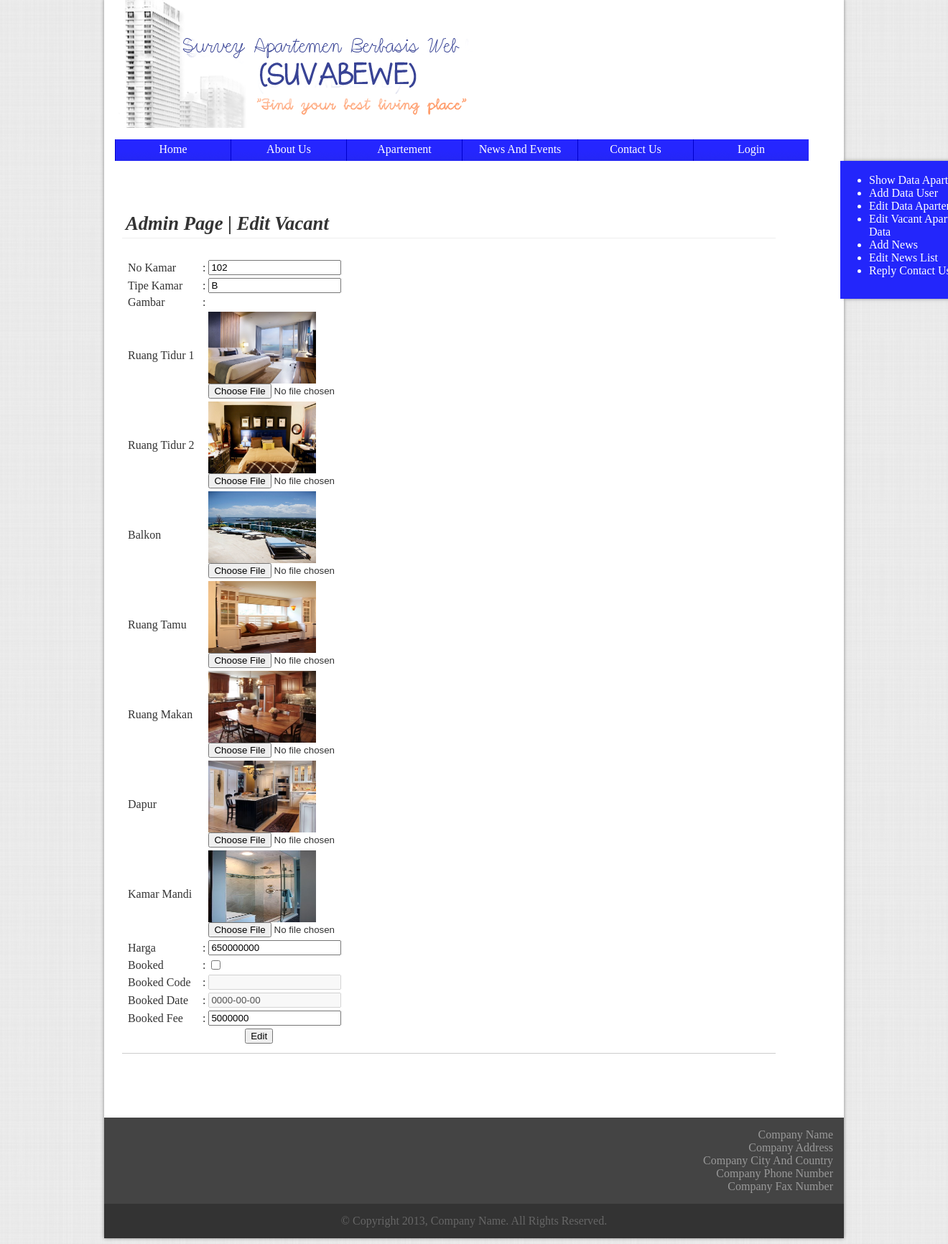
Page /file/editvacant.php?no_kamar=102 on the committed database.
### tables this page shows
CREATE TABLE IF NOT EXISTS `apartemen` (
  `no_kamar` int(5) NOT NULL,
  `type_kamar` varchar(1) NOT NULL,
  `spec_kamar` text NOT NULL,
  `password` text NOT NULL,
  `nama_pemilik` text NOT NULL,
  `email` text NOT NULL,
  `available` tinyint(1) NOT NULL DEFAULT '1',
  `harga` int(20) NOT NULL,
  `booked` tinyint(1) NOT NULL DEFAULT '0',
  `booked_code` varchar(50) NOT NULL,
  `booked_fee` int(20) NOT NULL,
  `booked_date` date NOT NULL,
  `tagihan_listrik` int(20) NOT NULL,
  `tagihan_air` int(20) NOT NULL,
  `gambar_tidur1` text NOT NULL,
  `gambar_tidur2` text NOT NULL,
  `gambar_tidur3` text NOT NULL,
  `gambar_makan` text NOT NULL,
  `gambar_dapur` text NOT NULL,
  `gambar_mandi` text NOT NULL,
  `gambar_tamu` text NOT NULL,
  `gambar_balkon` text NOT NULL,
  PRIMARY KEY (`no_kamar`)
);

### file/editvacant.php (the view, shortened to what this page needs)
<html>
	<head>
		<link rel="stylesheet" href="../css/templates.css" type="text/css" />
		<?php
			$pilihtabel = mysql_query("SELECT * FROM apartemen WHERE no_kamar = " . $_GET['no_kamar'] );
			$error = "";
			while($row=mysql_fetch_array ($pilihtabel))
			{
				$data['id'] = $row['no_kamar'];
				$data['tipe'] = $row['type_kamar'];
				$data['harga'] = $row['harga'];
				$data['booked'] = $row['booked'];
				$data['booked_code'] = $row['booked_code'];
				$data['booked_fee'] = $row['booked_fee'];
				$data['booked_date'] = $row['booked_date'];
				$data['tidur1'] = $row['gambar_tidur1'];
				$data['tidur2'] = $row['gambar_tidur2'];
				$data['tidur3'] = $row['gambar_tidur3'];
				$data['makan'] = $row['gambar_makan'];
				$data['dapur'] = $row['gambar_dapur'];
				$data['mandi'] = $row['gambar_mandi'];
				$data['tamu'] = $row['gambar_tamu'];
				$data['balkon'] = $row['gambar_balkon'];
			}
			if ($data['tipe'] == 'A')
			{
				$rowspan = 7;
				$height = 1200;
			}
			else if ($data['tipe'] == 'B')
			{
				$rowspan = 8;
				$height = 1250;
			}
			else if ($data['tipe'] == 'C')
			{
				$rowspan = 9;
				$height = 1400;
			}
			$pilihtabel = mysql_query("SELECT * FROM apartemen WHERE no_kamar = " . $_GET['no_kamar'] );
			while($row=mysql_fetch_array ($pilihtabel))
			{
				$data['id'] = $row['no_kamar'];
				$data['tipe'] = $row['type_kamar'];
				$data['harga'] = $row['harga'];
				$data['booked'] = $row['booked'];
				$data['booked_fee'] = $row['booked_fee'];
				$data['booked_date'] = $row['booked_date'];
				$data['tidur1'] = $row['gambar_tidur1'];
				$data['tidur2'] = $row['gambar_tidur2'];
				$data['tidur3'] = $row['gambar_tidur3'];
				$data['makan'] = $row['gambar_makan'];
				$data['dapur'] = $row['gambar_dapur'];
				$data['mandi'] = $row['gambar_mandi'];
				$data['tamu'] = $row['gambar_tamu'];
				$data['balkon'] = $row['gambar_balkon'];
			}
		?>
	</head>
	<body>
		<div class="wrapper" id="wrapper">
		<?php include_once ('header.php');?>
		<?php include_once('sidemenu.php');?>
		  <div class="container confmargin" style="height:<?php echo $height;?>px">
				<div class="section showapt">
					<div class="sectionheader bottomline">
						<b>Admin Page | Edit Vacant</b>
					</div>
					<div class="sectioncontent">
						<table>
							<form method="post" enctype="multipart/form-data">
							<tr>
								<td colspan="3"><?php echo $error; ?> &nbsp;</td>
							</tr>
							<tr>
								<td width="100">No Kamar</td>
								<td>:</td>
								<td><input type="text" readonly value="<?php echo $data['id'];?>"></td>
							</tr>
							<tr>
								<td>Tipe Kamar</td>
								<td>:</td>
								<td><input type="text" readonly value="<?php echo $data['tipe'];?>"></td>
							</tr>
							<tr>
								<td width="100">Gambar</td>
								<td rowspan="<?php echo $rowspan;?>" valign="top" >:</td>
								<td></td>
							</tr>
							<tr><td>Ruang Tidur 1</td><td><img src="../img/<?php echo $data['tidur1'];?>" class="editvacantimg"><br><input name='tidur1' type='file'></td></tr>
							<?php
								if (($data['tipe'] == 'B') | ($data['tipe'] == 'C'))
								echo "<tr><td>Ruang Tidur 2</td><td><img src='../img/". $data['tidur2'] .
"' class='editvacantimg'><br><input name='tidur2' type='file'></td></tr>";
							?>
							<tr>
								<td>Balkon</td>
								<td><img src="../img/<?php echo $data['balkon'];?>"  class="editvacantimg"><br><input name='balkon' type='file'></td>
							</tr>
							<tr>
								<td>Ruang Tamu</td>
								<td><img src="../img/<?php echo $data['tamu'];?>"  class="editvacantimg"><br><input name='tamu' type='file'></td>
							</tr>
							<tr>
								<td>Ruang Makan</td>
								<td><img src="../img/<?php echo $data['makan'];?>" class="editvacantimg"><br><input name='makan' type='file'></td>
							</tr>
							<tr>
								<td>Dapur</td>
								<td><img src="../img/<?php echo $data['dapur'];?>" class="editvacantimg"><br><input name='dapur' type='file'></td>
							</tr>
							<tr>
								<td>Kamar Mandi</td>
								<td><img src="../img/<?php echo $data['mandi'];?>" class="editvacantimg"><br><input name='mandi' type='file'></td>
							</tr>
							<tr>
								<td wdith="100">Harga</td>
								<td>:</td>
								<td><input type="text" name="harga"  value ="<?php echo $data['harga'];?>"></td>
							</tr>
							<tr>
								<td wdith="100">Booked</td>
								<td>:</td>
								<td><input type="checkbox" name="status" <?php if ($data['booked'] != 0) echo "checked";?>></td>
							</tr>
							<tr>
								<td wdith="100">Booked Code</td>
								<td>:</td>
								<td><input type="text" name="status" value ="<?php echo $data['booked_code'] ;?>" disabled></td>
							</tr>
							<tr>
								<td wdith="100">Booked Date</td>
								<td>:</td>
								<td><input type="text" name="booked_date" value ="<?php echo $data['booked_date'];?>" disabled>
								</td>
							</tr>
							<tr>
								<td wdith="100">Booked Fee</td>
								<td>:</td>
								<td><input type="text" name="booked" value ="<?php echo $data['booked_fee'];?>"></td>
							</tr>
							<tr align="center">
								<td colspan="3"><input type="submit" value="Edit" name="edit"></td>
							</tr>
							</form>
						</table>
					</div>
				</div>
			</div>
		</div>
	</body>
</html>

### css/templates.css (style rules this page uses)
body { background-image:url("../img/bg-body.png"); background-repeat:repeat; color:#333333; font-family:"Cambria"; font-size:16px; }
.wrapper { width:1000px; margin:-10px auto 0px auto; padding:0px 15px 0px 15px; background-color:#FFFFFF; box-shadow: 0px 0px 5px #888888; }
.footer { width:1020; margin:0px -15px 0px -15px; padding:5px; }
.subfooter1 { width:1000; margin-left:-5px; padding:15px; background-color:#444444; color:#999999; text-align:right; }
.subfooter2 { width:1000; margin:0px 0px -5px -5px; padding:15px; background-color:#333333; color:#666666; text-align:center; }
.container { width:980px; padding:10px; }
.section { border-bottom:solid thin #CCCCCC; float:left; padding:5px; }
.sectionheader { width:100%; padding:5px; height:30px; font-family:"Bodoni MT"; font-size:20pt; font-style:italic; margin-left:-5px; margin-top:-5px; }
.sectioncontent { width:100%; padding:5px; margin-left:-5px; color:#666666; }
.bottomline { border-bottom:solid thin #EEEEEE; }
.confmargin { margin-top:-135px; }
.showapt { width:900px; }
.editvacantimg { width:150; height:100; }

### rows in the picture
apartemen: no_kamar "102", type_kamar "B", gambar_tidur1 (picture), gambar_tidur2 (picture), gambar_balkon (picture), gambar_tamu (picture), gambar_makan (picture), gambar_dapur (picture), gambar_mandi (picture), harga "650000000", booked_date "0000-00-00", booked "5000000"
